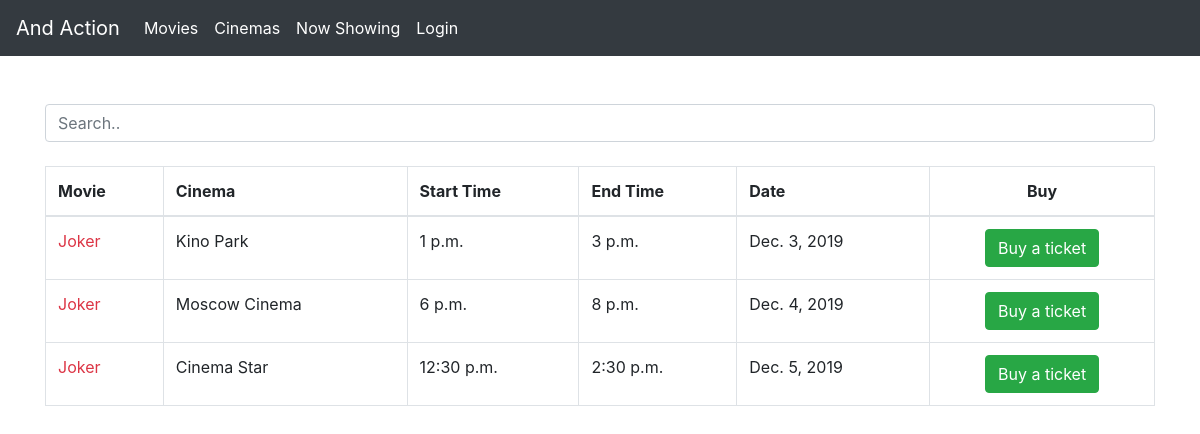
Page /now_showing on the earlier database version.
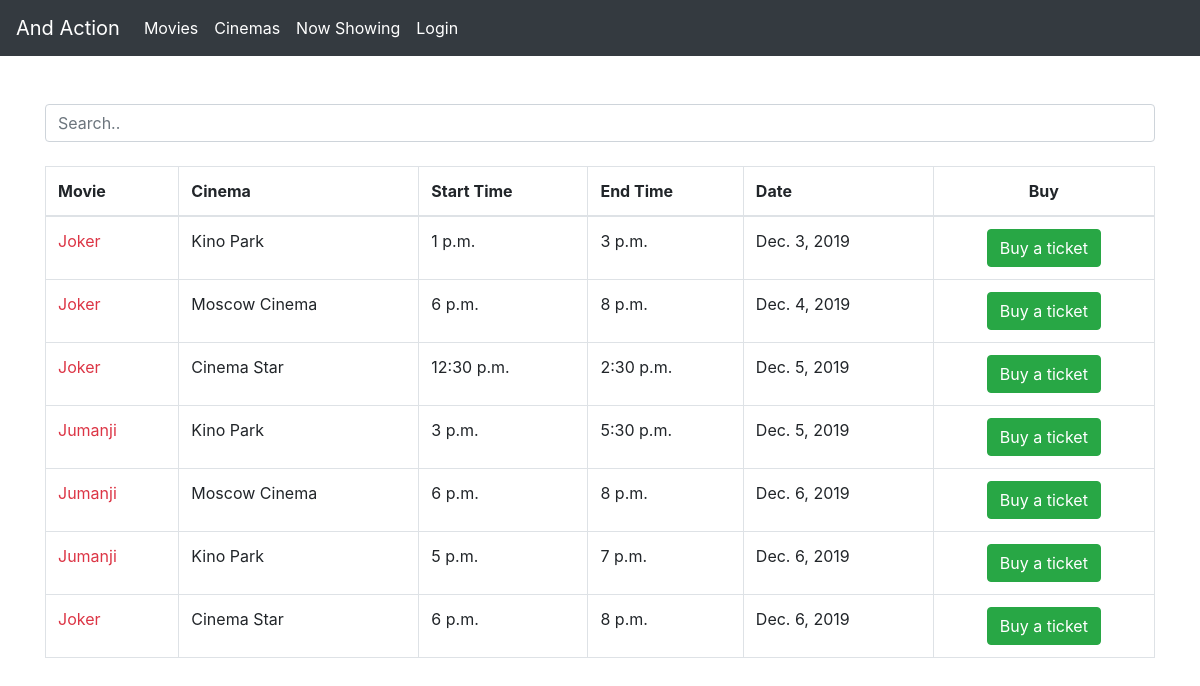
Same page on the later database version.
### main/models.py (models this page shows, shortened)
class Schedules(models.Model):
    movie = models.ForeignKey(Movies, on_delete=models.CASCADE)
    hall = models.ForeignKey(Halls, on_delete=models.CASCADE)
    start_time = models.TimeField(null=True)
    end_time = models.TimeField(null=True)
    date = models.DateField(null=True)
    price = models.DecimalField(max_digits=6, decimal_places=0, null=True)
    class Meta:
        verbose_name_plural = "Schedules"

class Movies(models.Model):
    name = models.TextField(max_length=200)
    language = models.TextField(max_length=20, null=True)
    description = models.TextField(max_length=15000, null=True)
    length = models.IntegerField(null=True)
    rating = models.IntegerField()
    genre = models.ManyToManyField(Genres)
    image = models.ImageField(upload_to='media/', blank=True)
    imdb_link = models.TextField(max_length=400, null=True, blank=True)
    def __str__(self):
        return self.name
    class Meta:
        verbose_name_plural = "Movies"

class Halls(models.Model):
    cinema = models.ForeignKey(Cinemas, on_delete=models.CASCADE)
    name = models.TextField(max_length=20, primary_key=True, null=False)
    capacity = models.IntegerField(null=True)
    class Meta:
        verbose_name_plural = "Halls"

class Cinemas(models.Model):
    name = models.CharField(max_length=150)
    image = models.ImageField(upload_to='media/',null=True, blank=True)
    address = models.TextField(max_length=200, null=True, blank=True)
    rating = models.IntegerField(null=True, blank=True)
    def __str__(self):
        return self.name
    class Meta:
        verbose_name_plural = "Cinemas"

### main/views.py (the view)
# urls.py: url(r'^now_showing', views.now_showing, name='now_showing'),
def now_showing(request):
    scheduled = Schedules.objects.all().order_by('date')
    return render(request, 'main/now_showing.html', {'scheduled': scheduled})

### main/templates/main/now_showing.html (shortened to what this page needs)
{% extends 'base.html' %}
{% block content %}
<div class="container">
  <br><br>
  <input class="form-control" id="myInput" type="text" placeholder="Search.."><br>
  <table class="table table-bordered">
    <thead>
      <tr>
        <th>Movie</th>
        <th>Cinema</th>
        <th>Start Time</th>
        <th>End Time</th>
        <th>Date</th>
        <th class="text-center">Buy</th>
      </tr>
    </thead>
    <tbody id="myTable">
      {% for movie in scheduled.all %}
      <tr>
        <td><a class="text-danger" href="{% url 'movie_details' movie.movie.id %}">{{ movie.movie}}</a></td>
        <td>{{ movie.hall.cinema }}</td>
        <td>{{ movie.start_time }}</td>
        <td>{{ movie.end_time }}</td>
        <td>{{ movie.date }}</td>
        <td class="text-center"><a href="{% url 'buy' movie.id %}" class="btn btn-success">Buy a ticket</a></td>
      </tr>
      {% endfor %}
    </tbody>
  </table>
</div>
{% endblock %}

Differences in the rows shown:
added Schedules: movie "Jumanji", hall.cinema "Kino Park", start_time "3 p.m.", end_time "5:30 p.m.", date "Dec. 5, 2019"
added Schedules: movie "Jumanji", hall.cinema "Moscow Cinema", start_time "6 p.m.", end_time "8 p.m.", date "Dec. 6, 2019"
added Schedules: movie "Jumanji", hall.cinema "Kino Park", start_time "5 p.m.", end_time "7 p.m.", date "Dec. 6, 2019"
added Schedules: movie "Joker", hall.cinema "Cinema Star", start_time "6 p.m.", end_time "8 p.m.", date "Dec. 6, 2019"
